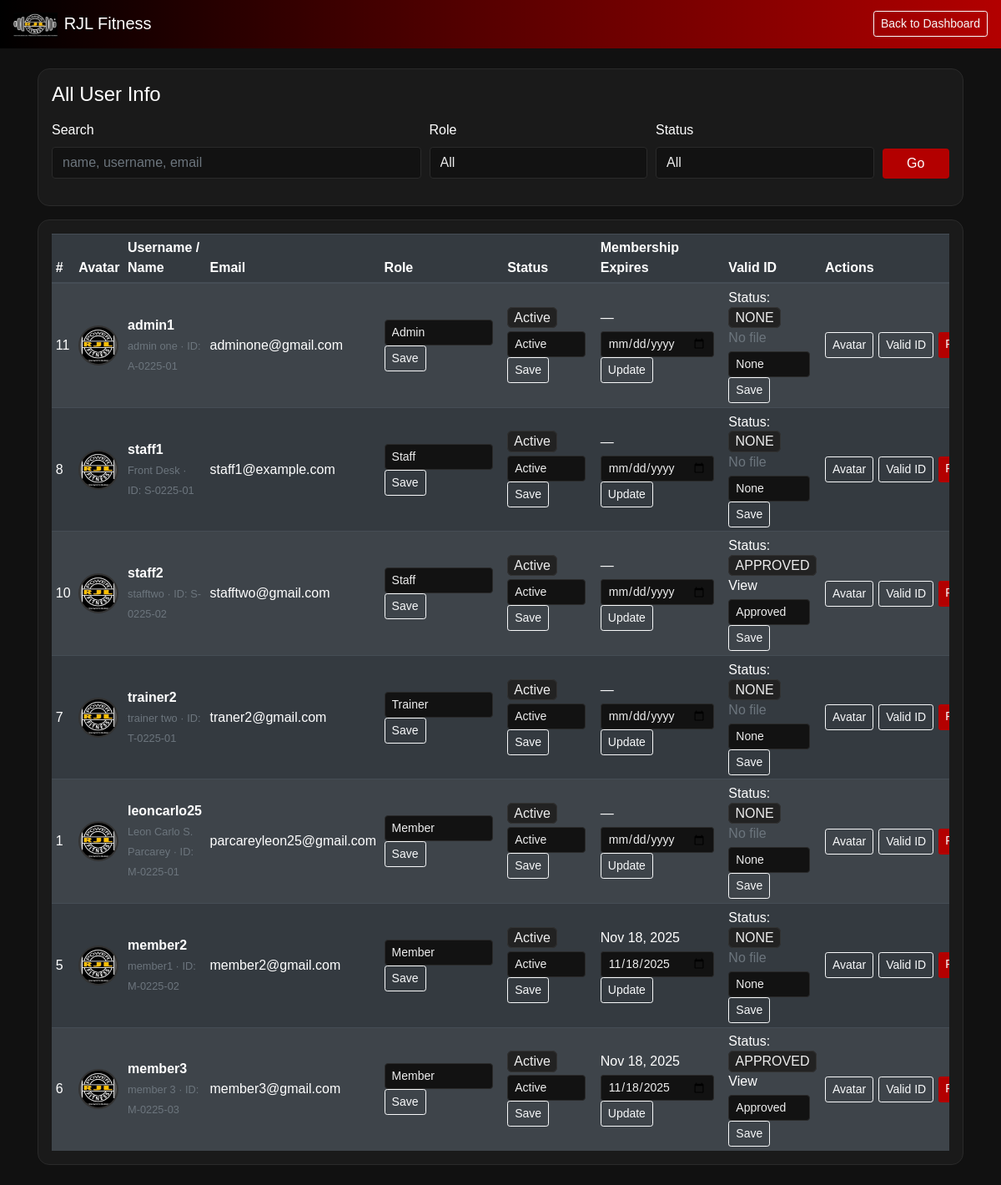
The app's page /users.php (signed in) with its own data.
### tables this page shows
CREATE TABLE `users` (
  `id` int(11) NOT NULL,
  `username` varchar(100) NOT NULL,
  `password` varchar(255) NOT NULL,
  `full_name` varchar(150) DEFAULT NULL,
  `avatar_path` varchar(255) DEFAULT NULL,
  `email` varchar(150) DEFAULT NULL,
  `phone` varchar(50) DEFAULT NULL,
  `address` varchar(255) DEFAULT NULL,
  `role` enum('member','trainer','staff','admin') NOT NULL DEFAULT 'member',
  `status` enum('pending','active','suspended') NOT NULL DEFAULT 'active',
  `created_at` timestamp NOT NULL DEFAULT current_timestamp(),
  `membership_expires_at` datetime DEFAULT NULL,
  `id_number` varchar(20) DEFAULT NULL,
  `valid_id_path` varchar(255) DEFAULT NULL,
  `valid_id_status` enum('none','pending','approved','rejected') NOT NULL DEFAULT 'none',
  `valid_id_note` varchar(255) DEFAULT NULL,
  `valid_id_uploaded_at` datetime DEFAULT NULL
);

### users.php (the view, shortened to what this page needs)
<?php
require __DIR__ . '/db.php';
function has_column(mysqli $conn, string $table, string $column): bool {
  $sql = "SELECT 1 FROM INFORMATION_SCHEMA.COLUMNS
          WHERE TABLE_SCHEMA = DATABASE() AND TABLE_NAME = ? AND COLUMN_NAME = ? LIMIT 1";
  $st = $conn->prepare($sql);
  $st->bind_param('ss', $table, $column);
  $st->execute();
  $res = $st->get_result();
  $ok = $res && $res->num_rows > 0;
  return $ok;
}
function h($v){ return htmlspecialchars((string)$v, ENT_QUOTES, 'UTF-8'); }
$has_full_name  = has_column($conn,'users','full_name');
$has_id_number  = has_column($conn,'users','id_number');
$has_valid_path = has_column($conn,'users','valid_id_path');
$has_valid_stat = has_column($conn,'users','valid_id_status');
$has_expires    = has_column($conn,'users','membership_expires_at');
$has_avatar     = has_column($conn,'users','avatar_path');
$has_status     = has_column($conn,'users','status');
$q       = trim($_GET['q'] ?? '');
$cols = "id, username, email, role".
        ($has_status     ? ", status" : "").
        ($has_full_name  ? ", full_name" : "").
        ($has_id_number  ? ", id_number" : "").
        ($has_valid_path ? ", valid_id_path" : "").
        ($has_valid_stat ? ", valid_id_status" : "").
        ($has_expires    ? ", membership_expires_at" : "").
        ($has_avatar     ? ", avatar_path" : "");
$sql = "SELECT $cols FROM users";
$sql .= " ORDER BY role DESC, username ASC LIMIT 500";
$rows = [];
if ($st = $conn->prepare($sql)) {
  $st->execute();
  $res = $st->get_result();
  if ($res) { $rows = $res->fetch_all(MYSQLI_ASSOC); $res->free(); }
}
function fmtDate($ts){ if(!$ts) return '—'; $t=strtotime($ts); return $t?date('M d, Y',$t):'—'; }
?>
<!doctype html>
<html lang="en">
<head>
<link href="https://cdn.jsdelivr.net/npm/bootstrap@4.5.2/dist/css/bootstrap.min.css" rel="stylesheet">
</head>
<body>
<nav class="navbar navbar-dark px-3">
  <a class="navbar-brand" href="home.php"><img src="photo/logo.jpg" height="30" class="mr-2" alt="">RJL Fitness</a>
  <div class="ml-auto">
    <a class="btn btn-outline-light btn-sm" href="home.php">Back to Dashboard</a>
  </div>
</nav>
<div class="container py-4">
  <div class="card p-3 mb-3">
    <h4 class="mb-3">All User Info</h4>
    <form method="get" class="form-row">
      <div class="form-group col-md-5">
        <label>Search</label>
        <input class="form-control" name="q" placeholder="name, username, email" value="<?= h($q) ?>">
      </div>
      <div class="form-group col-md-3">
        <label>Role</label>
        <select class="custom-select" name="role">
          <option value="">All</option>
        </select>
      </div>
      <div class="form-group col-md-3">
        <label>Status</label>
        <select class="custom-select" name="status" <?= $has_status?'':'disabled' ?>>
          <option value="">All</option>
        </select>
      </div>
      <div class="form-group col-md-1 d-flex align-items-end">
        <button class="btn btn-danger btn-block">Go</button>
      </div>
    </form>
  </div>
  <div class="card p-3">
    <div class="table-responsive">
      <table class="table table-dark table-striped table-sm mb-0">
        <thead>
          <tr>
            <th>#</th>
            <th>Avatar</th>
            <th>Username / Name</th>
            <th>Email</th>
            <th>Role</th>
            <?php if ($has_status): ?><th>Status</th><?php endif; ?>
            <?php if ($has_expires): ?><th>Membership Expires</th><?php endif; ?>
            <?php if ($has_valid_stat || $has_valid_path): ?><th>Valid ID</th><?php endif; ?>
            <th style="min-width:280px">Actions</th>
          </tr>
        </thead>
        <tbody>
          <?php if (!$rows): ?>
            <tr><td colspan="9" class="text-center text-muted">No users found.</td></tr>
          <?php else: foreach ($rows as $u): ?>
            <tr>
              <td><?= (int)$u['id'] ?></td>
              <td>
                <?php
                  $avatar = ($has_avatar && !empty($u['avatar_path'])) ? $u['avatar_path'] : 'photo/logo.jpg';
                ?>
                <img class="thumb" src="<?= h($avatar) ?>" alt="">
              </td>
              <td>
                <strong><?= h($u['username']) ?></strong><br>
                <small class="text-muted">
                  <?= $has_full_name ? h($u['full_name'] ?: '—') : '—' ?>
                  <?php if ($has_id_number && !empty($u['id_number'])): ?>
                    · ID: <?= h($u['id_number']) ?>
                  <?php endif; ?>
                </small>
              </td>
              <td><?= h($u['email']) ?></td>
              <td>
                <form method="post" class="form-inline mb-0">
                  <select name="new_role" class="custom-select custom-select-sm mr-2" style="width:130px">
                    <?php foreach (['member','trainer','staff','admin'] as $rr): ?>
                      <option value="<?= h($rr) ?>" <?= ($u['role']===$rr?'selected':'') ?>><?= ucfirst($rr) ?></option>
                    <?php endforeach; ?>
                  </select>
                  <button class="btn btn-outline-light btn-sm">Save</button>
                </form>
              </td>
              <?php if ($has_status): ?>
                <td>
                  <span class="badge-soft"><?= h(ucfirst($u['status'])) ?></span>
                  <div class="mt-1">
                    <form method="post" class="form-inline mb-0">
                      <select name="new_status" class="custom-select custom-select-sm mr-2">
                        <?php foreach (['pending','active','rejected'] as $ss): ?>
                          <option value="<?= h($ss) ?>" <?= ($u['status']===$ss?'selected':'') ?>><?= ucfirst($ss) ?></option>
                        <?php endforeach; ?>
                      </select>
                      <button class="btn btn-outline-light btn-sm">Save</button>
                    </form>
                  </div>
                </td>
              <?php endif; ?>
              <?php if ($has_expires): ?>
                <td>
                  <?= h(fmtDate($u['membership_expires_at'] ?? null)) ?>
                  <form method="post" class="form-inline mt-1">
                    <input type="date" name="expires" class="form-control form-control-sm mr-2"
                           value="<?= !empty($u['membership_expires_at']) ? h(date('Y-m-d', strtotime($u['membership_expires_at']))) : '' ?>">
                    <button class="btn btn-outline-light btn-sm">Update</button>
                  </form>
                </td>
              <?php endif; ?>
              <?php if ($has_valid_stat || $has_valid_path): ?>
                <td>
                  <?php if ($has_valid_stat): ?>
                    <div>Status: <span class="badge-soft"><?= h(strtoupper($u['valid_id_status'] ?? 'NONE')) ?></span></div>
                  <?php endif; ?>
                  <?php if ($has_valid_path): ?>
                    <div>
                      <?php if (!empty($u['valid_id_path'])): ?>
                        <a href="<?= h($u['valid_id_path']) ?>" target="_blank">View</a>
                      <?php else: ?>
                        <span class="text-muted">No file</span>
                      <?php endif; ?>
                    </div>
                  <?php endif; ?>
                  <?php if ($has_valid_stat): ?>
                    <form method="post" class="form-inline mt-1">
                      <select name="new_valid_id_status" class="custom-select custom-select-sm mr-2">
                        <?php foreach (['none','pending','approved','rejected'] as $vs): ?>
                          <option value="<?= h($vs) ?>" <?= (($u['valid_id_status']??'none')===$vs?'selected':'') ?>><?= ucfirst($vs) ?></option>
                        <?php endforeach; ?>
                      </select>
                      <button class="btn btn-outline-light btn-sm">Save</button>
                    </form>
                  <?php endif; ?>
                </td>
              <?php endif; ?>
              <td>
                <div class="d-flex flex-wrap" style="gap:6px">
                  <a class="btn btn-sm btn-outline-light" href="upload_avatar.php?u=<?= (int)$u['id'] ?>" onclick="return alert('This page changes your own avatar. For changing others, add an admin tool.');">Avatar</a>
                  <a class="btn btn-sm btn-outline-light" href="upload_id.php?u=<?= (int)$u['id'] ?>" onclick="return alert('Members upload their own valid ID. Staff can approve here.');">Valid ID</a>
                  <a class="btn btn-sm btn-danger" href="payments.php?user=<?= (int)$u['id'] ?>">Payments</a>
                </div>
              </td>
            </tr>
          <?php endforeach; endif; ?>
        </tbody>
      </table>
    </div>
  </div>
</div>
</body>
</html>

### users.php (style rules this page uses)
:root { --brand:#b30000;--hover:#ff1a1a;--bg:#111;--panel:#1a1a1a;--line:#2a2a2a;--muted:#aaa }
body { background:#111;color:#fff;font-family:'Poppins',sans-serif }
.navbar { background:linear-gradient(90deg,#000,var(--brand)) }
.card { background:#1a1a1a;border:1px solid #2a2a2a;border-radius:14px }
.form-control,.custom-select { background:#121212;border:1px solid #2a2a2a;color:#eee }
.table td,.table th { vertical-align:middle }
.thumb { width:48px;height:48px;border-radius:50%;object-fit:cover;border:2px solid #333;background:#222 }
.badge-soft { background:#222;border:1px solid #333;color:#eee;padding:.2rem .45rem;border-radius:6px }
.btn-danger { background:var(--brand);border:none }
a,a:hover { color:#fff }

### records on screen
users: id "11", username "admin1", full_name "admin one", id_number "A-0225-01", email "adminone@gmail.com", new_role "Admin", status "Active", new_status "Active", membership_expires_at "—", valid_id_status "NONE", shows "No file", new_valid_id_status "None"
users: id "8", username "staff1", full_name "Front Desk", id_number "S-0225-01", email "staff1@example.com", new_role "Staff", status "Active", new_status "Active", membership_expires_at "—", valid_id_status "NONE", shows "No file", new_valid_id_status "None"
users: id "10", username "staff2", full_name "stafftwo", id_number "S-0225-02", email "stafftwo@gmail.com", new_role "Staff", status "Active", new_status "Active", membership_expires_at "—", valid_id_status "APPROVED", new_valid_id_status "Approved"
users: id "7", username "trainer2", full_name "trainer two", id_number "T-0225-01", email "traner2@gmail.com", new_role "Trainer", status "Active", new_status "Active", membership_expires_at "—", valid_id_status "NONE", shows "No file", new_valid_id_status "None"
users: id "1", username "leoncarlo25", full_name "Leon Carlo S. Parcarey", id_number "M-0225-01", email "parcareyleon25@gmail.com", new_role "Member", status "Active", new_status "Active", membership_expires_at "—", valid_id_status "NONE", shows "No file", new_valid_id_status "None"
users: id "5", username "member2", full_name "member1", id_number "M-0225-02", email "member2@gmail.com", new_role "Member", status "Active", new_status "Active", membership_expires_at "Nov 18, 2025", expires "11/18/2025", valid_id_status "NONE", shows "No file", new_valid_id_status "None"
users: id "6", username "member3", full_name "member 3", id_number "M-0225-03", email "member3@gmail.com", new_role "Member", status "Active", new_status "Active", membership_expires_at "Nov 18, 2025", expires "11/18/2025", valid_id_status "APPROVED", new_valid_id_status "Approved"
